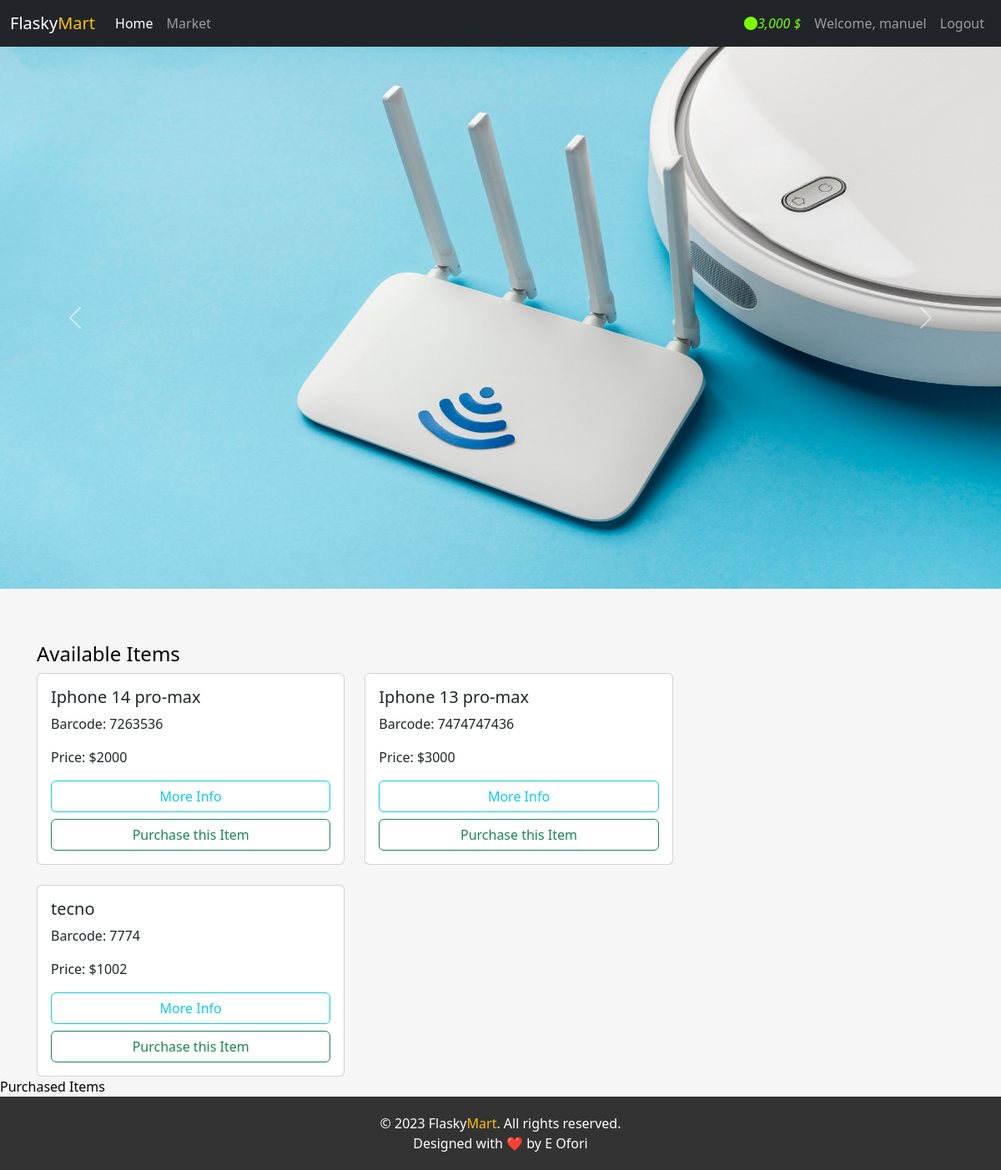
Before: /market (signed in) with the older database file.
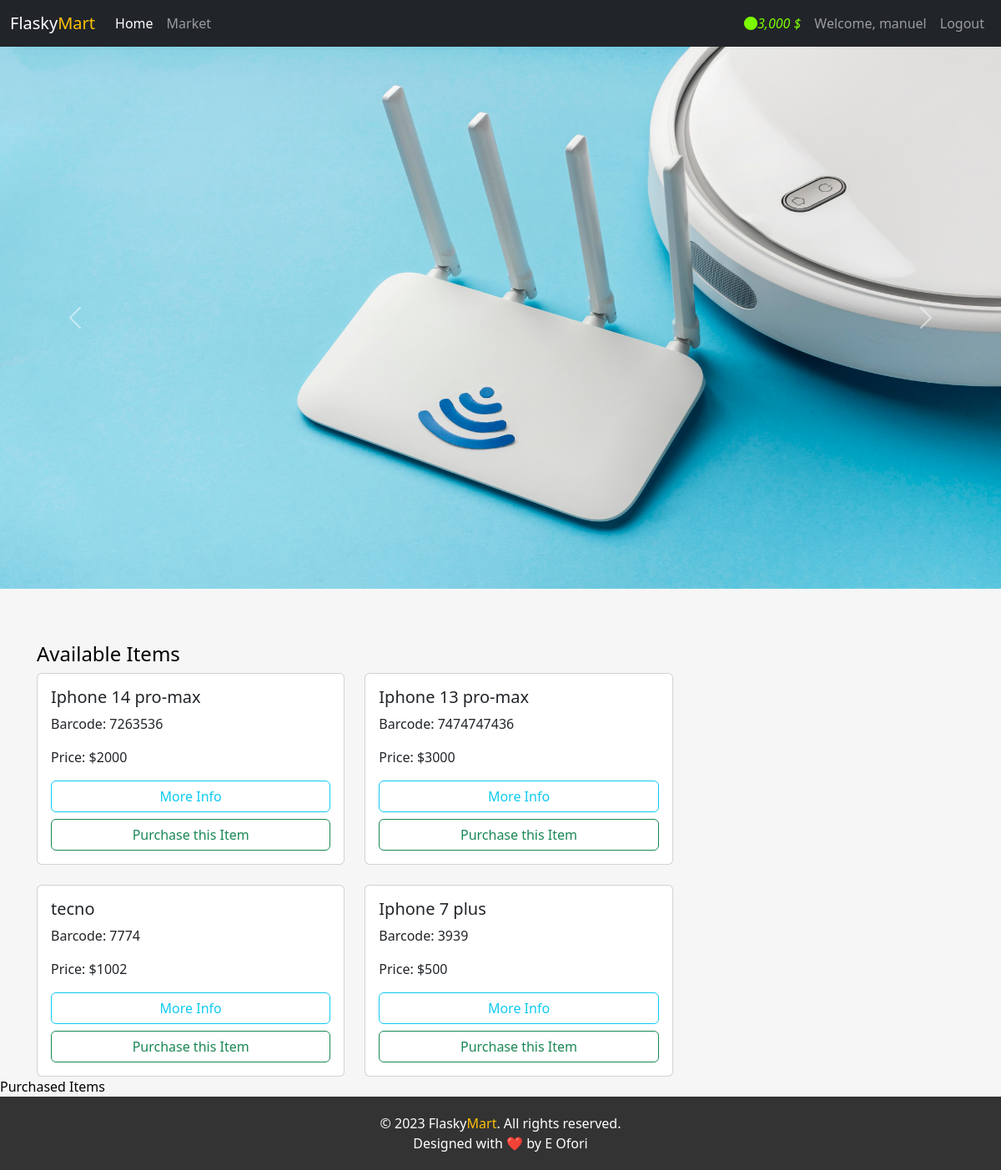
After: the same page with the newer database file.
### market/models.py (models this page shows, shortened)
class users(db.Model, UserMixin):
    id = db.Column(db.Integer, primary_key=True)
    username = db.Column(db.String(30), nullable=False, unique=True)
    email = db.Column(db.String(50), nullable=False, unique=True)
    password = db.Column(db.String(20), nullable=False, unique=True)
    budget = db.Column(db.Integer, nullable=False, default=10000)
    items = db.relationship('items', backref='owned_user', lazy=True)
    @property
    def budget_prettier(self):
        myBudget_string = str(self.budget)
        if len(myBudget_string) >= 4:
            return f'{myBudget_string[:-3]},{myBudget_string[-3:]} $'
        else:
            return f'{myBudget_string}'
    @property
    def pass_word(self):
        return self.password

class items(db.Model):
    id = db.Column(db.Integer, primary_key=True)
    name = db.Column(db.String(30), nullable=False, unique=True)
    barcode = db.Column(db.String(12), nullable=False, unique=True)
    price = db.Column(db.Integer, nullable=False)
    description = db.Column(db.String(length=1000),
                            nullable=False, unique=True)
    owner = db.Column(db.Integer, db.ForeignKey('users.id'))

### market/routes.py (the view, shortened to what this page needs)
@app.route('/market', methods=['GET', 'POST'])
@login_required
def market_page():
    purchase_form =PurchaseItemForm()
    selling_form = SellItemForm()
    if request.method == "GET":
        item = items.query.all()
        owned_items = items.query.filter_by(owner =current_user.id)
        return render_template('market.html', items=item, dollar='$', current_user=current_user, purchase_form = purchase_form, selling_form=selling_form, owned_items=owned_items)

### market/models.py (called while the page is built)
@login_manager.user_loader
def load_user(user_id):
    return users.query.get(int(user_id))

### market/templates/market.html (shortened to what this page needs)
{%extends 'base.html'%}
{%block content%}
<div id="carouselExampleInterval" class="carousel slide" data-bs-ride="carousel">
  <div class="carousel-inner">
    <div class="carousel-item active" data-bs-interval="3000">
    </div>
    <div class="carousel-item active" data-bs-interval="3000">
    </div>
    <div class="carousel-item active" data-bs-interval="3000">
    </div>
    <div class="carousel-item active" data-bs-interval="3000">
      <img src="{{url_for('static', filename='router1.jpg')}}" class="d-block mart-image-height" alt="...">
    </div>
  </div>
  <button class="carousel-control-prev" type="button" data-bs-target="#carouselExampleInterval" data-bs-slide="prev">
    <span class="carousel-control-prev-icon" aria-hidden="true"></span>
  </button>
  <button class="carousel-control-next" type="button" data-bs-target="#carouselExampleInterval" data-bs-slide="next">
    <span class="carousel-control-next-icon" aria-hidden="true"></span>
  </button>
</div>
<div class="row mart-table">
  <div class="col-8">
    <h4>Available Items</h4>
    <div class="row row-cols-1 row-cols-md-2 g-4">
      {% for item in items %}
        <div class="col">
          <div class="card">
            <div class="card-body">
              <h5 class="card-title">{{ item.name }}</h5>
              <p class="card-text">Barcode: {{ item.barcode }}</p>
              <p class="card-text">Price: {{ dollar }}{{ item.price }}</p>
              <div class="d-grid gap-2">
                <button class="btn btn-outline-info" data-bs-toggle='modal' data-bs-target='#Modal-MoreInfo-{{ item.id }}'>More Info</button>
                <button class="btn btn-outline-success" data-bs-toggle='modal' data-bs-target='#Modal-PurchaseConfirm-{{ item.id }}'>Purchase this Item</button>
              </div>
            </div>
          </div>
        </div>
      {% endfor %}
    </div>
  </div>
</div>
  <div class="col-4">
    Purchased Items
  </div>
<footer class="footer">
  <p>&copy; 2023 Flasky<span class="text-warning">Mart</span>. All rights reserved.</p>
  <p>Designed with ❤️ by <a href="https://www.linkedin.com/in/emmanuel-ofori-97439122b/" target="_blank">E Ofori</a></p>
</footer>
{%endblock%}

### market/templates/base.html (shortened to what this page needs)
<html lang="en">
  <head>
    <link rel="stylesheet" href="{{url_for('static', filename='css/bootstrap.min.css')}}" />
    <link rel="stylesheet" href="https://cdn.jsdelivr.net/npm/bootstrap-icons@1.3.0/font/bootstrap-icons.css">
    <link rel="stylesheet" href="{{url_for('static', filename='styles.css')}}"/>
</head>
  <body class='body'>
    <nav class="navbar navbar-expand-lg navbar-dark bg-dark">
      <div class="container-fluid">
        <a class="navbar-brand" href="{{url_for('home_page')}}">Flasky<span class="text-warning">Mart</span></a>
        <div class="collapse navbar-collapse" id="navbarSupportedContent">
          <ul class="navbar-nav me-auto mb-2 mb-lg-0">
            <li class="nav-item">
              <a class="nav-link active" aria-current="page" href="{{url_for('home_page')}}">Home</a>
            </li>
            <li class="nav-item">
              <a class="nav-link" href="{{url_for('market_page')}}">Market</a>
            </li>
          </ul>
          {% if current_user.is_authenticated %}
            <ul class="navbar-nav">
              <li class="nav-item active">
                <a class="nav-link" style='color: lawngreen; fon-weight: bold;'>
                  <i class='bi-coin'>{{current_user.budget_prettier}}</i>
                </a>
              </li>
              <li class="nav-item active">
                <a class="nav-link">Welcome, {{current_user.username}}</a>
              </li>
              <li class="nav-item active">
                <a class="nav-link" href="{{url_for('logout_page')}}">Logout</a>
              </li>
            </ul>
        {%endif%}
        </div>
      </div>
    </nav>
    {%block content%}
    {%endblock%}
  </body>
</html>

### market/static/styles.css (style rules this page uses)
.body { background: #f6f6f6; color: black; width: 100%; }
.mart-table { margin-top: 4rem; margin-left: 2rem; }
.mart-image-height { height: 650px; width: 100%; }
.footer { background-color: #333; color: #fff; padding: 20px 0; text-align: center; }
.footer p { font-size: 16px; margin: 0; }
.footer a { color: #fff; text-decoration: none; transition: color 0.3s; }

Changed rows visible on the page:
added items: name "Iphone 7 plus", barcode "3939", dollar "$", price "500"
